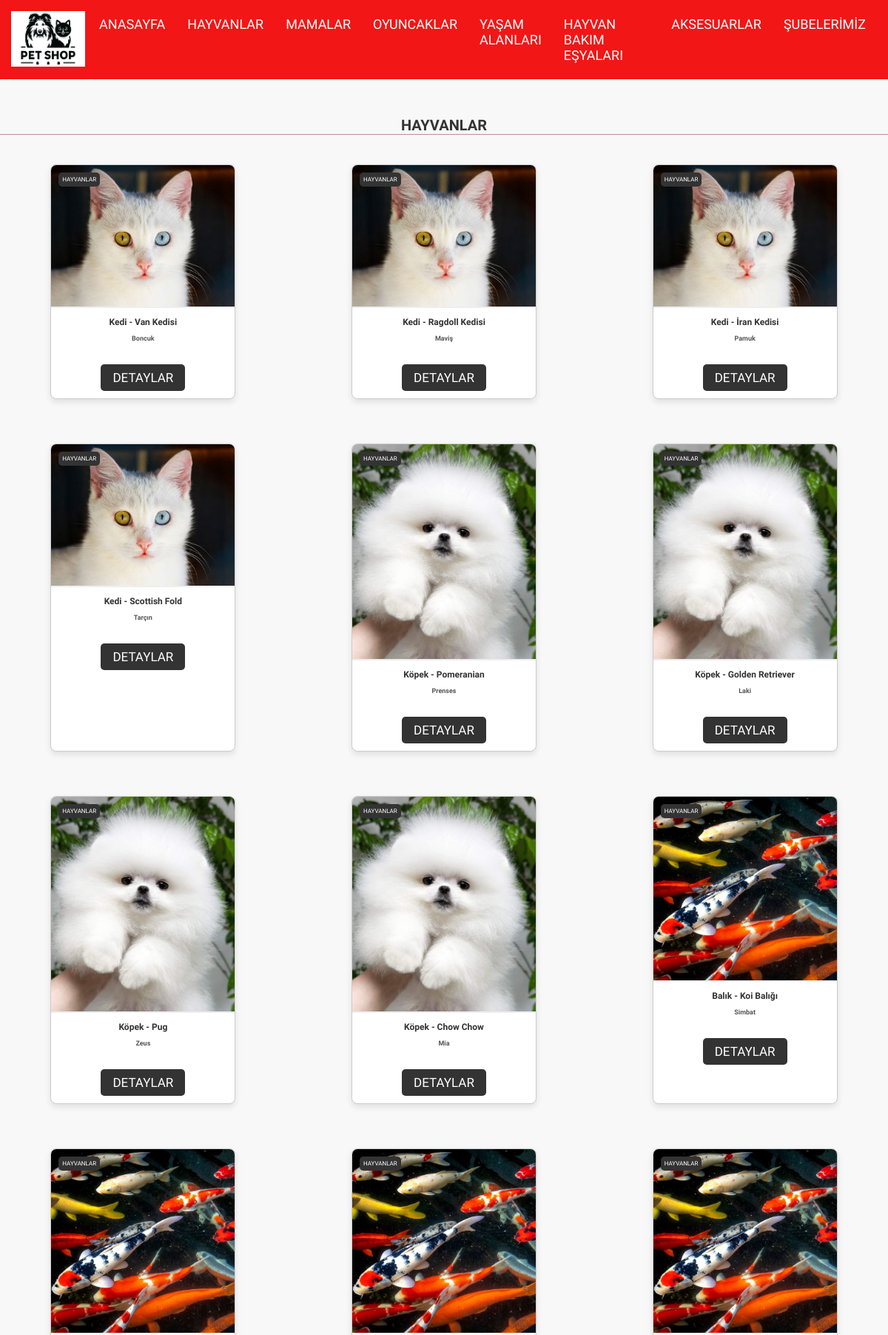
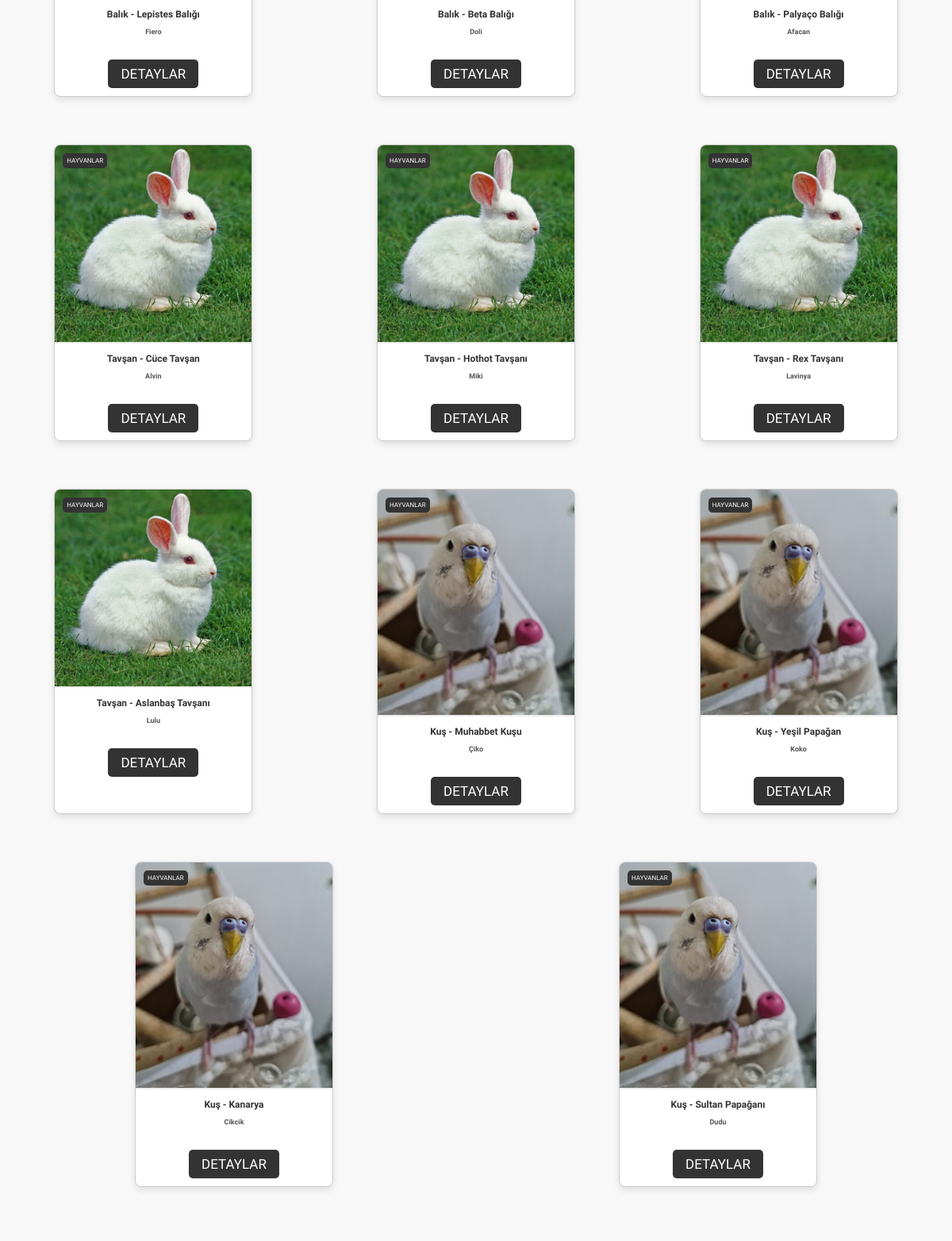
The page /hayvanlar.php (upper part) on the database its author committed (2 pictures, top to bottom).
### tables this page shows
CREATE TABLE `hayvanlar` (
  `hayvan_no` int(11) NOT NULL,
  `hayvan_adi` varchar(255) DEFAULT NULL,
  `hayvan_yas` int(11) DEFAULT NULL,
  `hayvan_turu` varchar(255) DEFAULT NULL,
  `hayvan_cinsi` varchar(255) DEFAULT NULL
);

### hayvanlar.php (the view, shortened to what this page needs)
<?php
$connection = new mysqli("localhost", "root", "", "petshop", 3306);
$result = $connection->query("SELECT * FROM hayvanlar");
$hayvanlar = array();
while ($row = $result->fetch_assoc()) {
    array_push($hayvanlar, array(
        "hayvan_no" => $row['hayvan_no'],
        "hayvan_adi" => $row['hayvan_adi'],
        "hayvan_yas" => $row['hayvan_yas'],
        "hayvan_turu" => $row['hayvan_turu'],
        "hayvan_cinsi" => $row['hayvan_cinsi']
    ));
}
?>
<!DOCTYPE html>
<html lang="en">
  <head>
    <link rel="stylesheet" href="style.css" />
    <link rel="stylesheet" href="https://cdnjs.cloudflare.com/ajax/libs/font-awesome/6.5.1/css/all.min.css" />
  </head>
  <body>
    <header class= "header">
        <a href="#" class="logo">
            <img src="logo.webp" alt="logo" />
        </a>
        <nav class="navbar">
            <a href="index.php">ANASAYFA</a>
            <a href="#" class="active">HAYVANLAR</a>
            <a href="mamalar.php">MAMALAR</a>
            <a href="oyuncaklar.php">OYUNCAKLAR</a>
            <a href="yaşamalanları.php">YAŞAM ALANLARI</a>
            <a href="hayvaneşyaları.php">HAYVAN BAKIM EŞYALARI</a>
            <a href="aksesuarlar.php">AKSESUARLAR</a>
            <a href="şubelerimiz.php">ŞUBELERİMİZ</a>
        </nav>
    </header>
<section class="HAYVANLAR" id="HAYVANLAR">
<h1 class="heading">HAYVANLAR</h1>
<div class="box-container">
    <?php
        foreach ($hayvanlar as $key => $value) {
            $resim = "";
            switch ($value['hayvan_turu']) {
                case 'Kedi':
                    $resim = "images/vankedisi.jpeg";
                    break;
                case 'Köpek':
                    $resim = "images/pomerian.jpeg";
                    break;
                case 'Balık':
                    $resim = "images/koi.jpeg";
                    break;
                case 'Tavşan':
                    $resim = "images/tavsan.jpg";
                    break;
                case 'Kuş':
                    $resim = "images/kus.jpeg";
                    break;
            }
            echo '<div class="box">
                <div class="box-head">
                    <img src="'.$resim.'" alt="Hayvan '.$value["hayvan_yas"].'" />
                    <span class="menu-category">HAYVANLAR</span>
                    <h3>'.$value["hayvan_turu"].' - '.$value["hayvan_cinsi"].'</h3>
                    <div class="price">'.$value['hayvan_adi'].'</div>
                </div>
                <div class="box-bottom">
                    <a href="#" class="btn">DETAYLAR</a>
                </div>
            </div>';
        }
    ?>
</div>
</section>
  </body>
</html>

### style.css (style rules this page uses)
:root { --main-color: #F21616; --black-color: #0e0e0e; --border: 0.1rem solid rgba(255,255,255,0.4); }
* { font-family: 'Kalnia', serif; margin: 0; padding: 0; box-sizing: border-box; outline: none; border: none; text-decoration: none; text-transform: capitalize; transition: 0.2s ease; }
html { font-size: 62.5%; overflow-x: hidden; scroll-padding-top: 9rem; scroll-behavior: smooth; }
body { background-color: var(--main-color); }
section { padding: 3.5rem 7%; }
a { color: var(--black-color); text-decoration: none; }
.btn { margin-top: 1rem; display: inline-block; padding: 2rem 3.75rem; border-radius: 30rem; font-size: 1.7rem; color: #fff; background-color: var(--black-color); cursor: pointer; }
.heading { color: #fff; text-transform: uppercase; font-size: 4rem; margin-bottom: 3.5rem; border-bottom: 0.1rem solid rosybrown; }
body { margin: 0; padding: 0; font-family: Arial, sans-serif; }
.header { background-color: var(--main-color); color: #fff; padding: 15px; display: flex; justify-content: space-between; align-items: center; }
.logo img { width: 100px; }
.navbar { display: flex; }
.navbar a { color: #fff; text-decoration: none; height: auto; margin: 0 15px; font-size: 18px; }
* { margin: 0; padding: 0; box-sizing: border-box; }
body { font-family: 'Arial', sans-serif; }
body { font-family: 'Arial', sans-serif; background-color: #f4f4f4; }
.HAYVANLAR { padding: 50px 0; }
.heading { font-size: 2em; margin-bottom: 20px; text-align: center; color: #333; }
.box-container { display: flex; flex-wrap: wrap; gap: 20px; justify-content: center; }
.box { width: 300px; background-color: #fff; border-radius: 8px; overflow: hidden; box-shadow: 0 0 10px rgba(0, 0, 0, 0.1); transition: transform 0.3s ease-in-out; margin-bottom: 20px; }
.box img { width: 100%; height: auto; border-bottom: 2px solid #eee; object-fit: cover; max-height: 300px; }
.menu-category { position: absolute; top: 10px; left: 10px; background-color: #333; color: #fff; padding: 5px 10px; border-radius: 5px; font-size: 0.8em; }
.box h3 { font-size: 1.2em; margin: 10px 0; text-align: center; }
.price { color: #555; font-size: 0.9em; margin-bottom: 10px; text-align: center; }
.box-bottom { padding: 10px; text-align: center; }
.btn { display: inline-block; padding: 10px 20px; text-decoration: none; background-color: #333; color: #fff; border-radius: 5px; transition: background-color 0.3s ease-in-out; }
body { font-family: 'Arial', sans-serif; margin: 0; padding: 0; box-sizing: border-box; }
.heading { text-align: center; margin-bottom: 20px; }
.box-container { display: flex; justify-content: space-around; flex-wrap: wrap; }
.box { width: 250px; margin: 20px; border: 1px solid #ccc; border-radius: 8px; overflow: hidden; box-shadow: 0 4px 8px rgba(0, 0, 0, 0.1); transition: transform 0.3s ease-in-out; }
.box-head { position: relative; }
.box-head img { width: 100%; height: auto; }
.menu-category { position: absolute; top: 10px; left: 10px; background-color: #333; color: #fff; padding: 5px; border-radius: 5px; }
.box-head h3 { font-size: 1.2em; margin: 10px 0; }
.price { font-weight: bold; color: #333; margin-bottom: 10px; }
.btn { display: inline-block; padding: 8px 16px; text-decoration: none; background-color: #333; color: #fff; border-radius: 5px; transition: background-color 0.3s ease-in-out; }
body { font-family: 'Arial', sans-serif; margin: 0; padding: 0; box-sizing: border-box; background-color: #f8f8f8; }
.heading { text-align: center; margin-bottom: 20px; color: #333; }
.box { width: 250px; margin: 20px; border: 1px solid #ccc; border-radius: 8px; overflow: hidden; box-shadow: 0 4px 8px rgba(0, 0, 0, 0.1); transition: transform 0.3s ease-in-out; background-color: #fff; }
.menu-category { position: absolute; top: 10px; left: 10px; background-color: #333; color: #fff; padding: 5px; border-radius: 5px; font-size: 0.8em; }
.box-head h3 { font-size: 1.2em; margin: 10px 0; color: #333; }
.price { font-weight: bold; color: #555; margin-bottom: 10px; }
body { font-family: Arial, sans-serif; margin: 0; padding: 0; }
img { max-width: 100%; height: auto; margin-right: 20px; }
section { padding: 2rem; }

### rows shown on the page
hayvanlar: hayvan_turu "Kedi", hayvan_cinsi "Van Kedisi", hayvan_adi "Boncuk"
hayvanlar: hayvan_turu "Kedi", hayvan_cinsi "Ragdoll Kedisi", hayvan_adi "Maviş"
hayvanlar: hayvan_turu "Kedi", hayvan_cinsi "İran Kedisi", hayvan_adi "Pamuk"
hayvanlar: hayvan_turu "Kedi", hayvan_cinsi "Scottish Fold", hayvan_adi "Tarçın"
hayvanlar: hayvan_turu "Köpek", hayvan_cinsi "Pomeranian", hayvan_adi "Prenses"
hayvanlar: hayvan_turu "Köpek", hayvan_cinsi "Golden Retriever", hayvan_adi "Laki"
hayvanlar: hayvan_turu "Köpek", hayvan_cinsi "Pug", hayvan_adi "Zeus"
hayvanlar: hayvan_turu "Köpek", hayvan_cinsi "Chow Chow", hayvan_adi "Mia"
hayvanlar: hayvan_turu "Balık", hayvan_cinsi "Koi Balığı", hayvan_adi "Simbat"
hayvanlar: hayvan_turu "Balık", hayvan_cinsi "Lepistes Balığı", hayvan_adi "Fiero"
hayvanlar: hayvan_turu "Balık", hayvan_cinsi "Beta Balığı", hayvan_adi "Doli"
hayvanlar: hayvan_turu "Balık", hayvan_cinsi "Palyaço Balığı", hayvan_adi "Afacan"
hayvanlar: hayvan_turu "Tavşan", hayvan_cinsi "Cüce Tavşan", hayvan_adi "Alvin"
hayvanlar: hayvan_turu "Tavşan", hayvan_cinsi "Hothot Tavşanı", hayvan_adi "Miki"
hayvanlar: hayvan_turu "Tavşan", hayvan_cinsi "Rex Tavşanı", hayvan_adi "Lavinya"
hayvanlar: hayvan_turu "Tavşan", hayvan_cinsi "Aslanbaş Tavşanı", hayvan_adi "Lulu"
hayvanlar: hayvan_turu "Kuş", hayvan_cinsi "Muhabbet Kuşu", hayvan_adi "Çiko"
hayvanlar: hayvan_turu "Kuş", hayvan_cinsi "Yeşil Papağan", hayvan_adi "Koko"
hayvanlar: hayvan_turu "Kuş", hayvan_cinsi "Kanarya", hayvan_adi "Cikcik"
hayvanlar: hayvan_turu "Kuş", hayvan_cinsi "Sultan Papağanı", hayvan_adi "Dudu"
